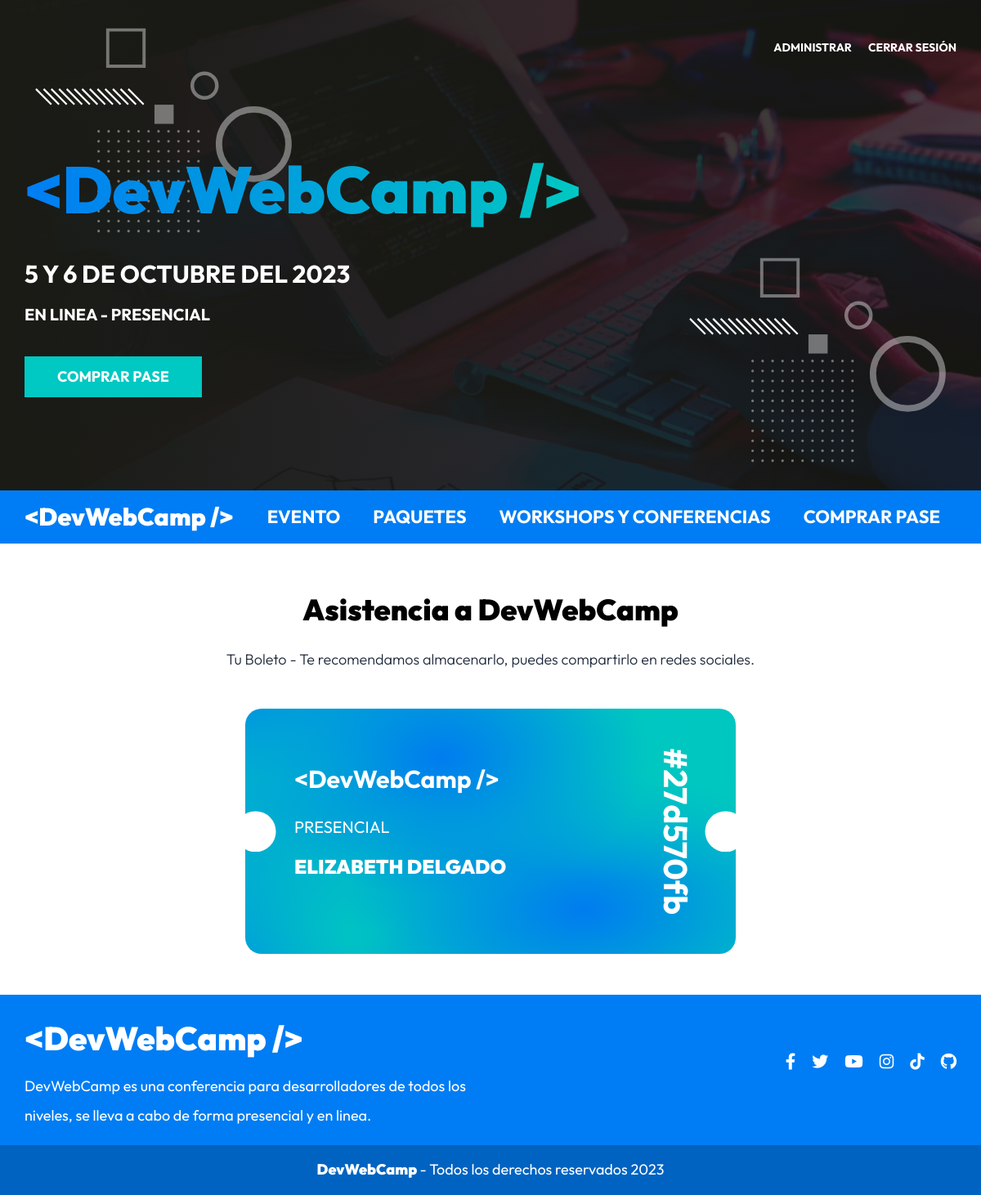
/boleto?token=27d570fb (signed in), run on the app's committed database.
### tables this page shows
CREATE TABLE `paquetes` (
  `id` int(11) NOT NULL AUTO_INCREMENT,
  `nombre` varchar(30) DEFAULT NULL,
  PRIMARY KEY (`id`)
);

CREATE TABLE `usuarios` (
  `id` int(11) NOT NULL AUTO_INCREMENT,
  `nombre` varchar(40) DEFAULT NULL,
  `apellido` varchar(40) DEFAULT NULL,
  `email` varchar(40) DEFAULT NULL,
  `password` varchar(60) DEFAULT NULL,
  `confirmado` tinyint(1) DEFAULT NULL,
  `token` varchar(13) DEFAULT NULL,
  `admin` tinyint(1) DEFAULT NULL,
  PRIMARY KEY (`id`)
);

CREATE TABLE `registros` (
  `id` int(11) NOT NULL AUTO_INCREMENT,
  `paquete_id` int(11) DEFAULT NULL,
  `pago_id` varchar(30) DEFAULT NULL,
  `token` varchar(8) DEFAULT NULL,
  `usuario_id` int(11) DEFAULT NULL,
  PRIMARY KEY (`id`),
  KEY `usuarioId` (`usuario_id`),
  KEY `paquete_id` (`paquete_id`),
  CONSTRAINT `registros_ibfk_1` FOREIGN KEY (`usuario_id`) REFERENCES `usuarios` (`id`),
  CONSTRAINT `registros_ibfk_2` FOREIGN KEY (`paquete_id`) REFERENCES `paquetes` (`id`)
);

### controllers/RegistroController.php (called while the page is built, shortened)
<?php
class RegistroController
{
    public static function boleto(Router $router)
    {
        $token = self::validarTokenBoleto();
        $registro = self::validarExistenciaRegistro($token);
        $registro->usuario = Usuario::find($registro->usuario_id);
        $registro->paquete = Paquete::find($registro->paquete_id);
        $router->render('registro/boleto', [
            'titulo' => 'Asistencia a DevWebCamp',
            'registro' => $registro
        ]);
    }
    private static function validarTokenBoleto()
    {
        $token = $_GET['token'];
        return $token;
    }
    private static function validarExistenciaRegistro($token)
    {
        $registro = Registro::where('token', $token);
        return $registro;
    }
}

### public/index.php (called while the page is built, shortened)
<?php
$router = new Router();
$router->get('/login', [AuthController::class, 'login']);
$router->post('/login', [AuthController::class, 'login']);
$router->post('/logout', [AuthController::class, 'logout']);
$router->get('/registro', [AuthController::class, 'registro']);
$router->post('/registro', [AuthController::class, 'registro']);
$router->get('/olvide', [AuthController::class, 'olvide']);
$router->post('/olvide', [AuthController::class, 'olvide']);
$router->get('/reestablecer', [AuthController::class, 'reestablecer']);
$router->post('/reestablecer', [AuthController::class, 'reestablecer']);
$router->get('/mensaje', [AuthController::class, 'mensaje']);
$router->get('/confirmar-cuenta', [AuthController::class, 'confirmar']);
$router->get('/admin/dashboard', [DashboardController::class, 'index']);
$router->get('/admin/ponentes', [PonentesController::class, 'index']);
$router->get('/admin/ponentes/crear', [PonentesController::class, 'crear']);
$router->post('/admin/ponentes/crear', [PonentesController::class, 'crear']);
$router->get('/admin/ponentes/editar', [PonentesController::class, 'editar']);
$router->post('/admin/ponentes/editar', [PonentesController::class, 'editar']);
$router->post('/admin/ponentes/eliminar', [PonentesController::class, 'eliminar']);
$router->get('/admin/eventos', [EventosController::class, 'index']);
$router->get('/admin/eventos/crear', [EventosController::class, 'crear']);
$router->post('/admin/eventos/crear', [EventosController::class, 'crear']);
$router->get('/admin/eventos/editar', [EventosController::class, 'editar']);
$router->post('/admin/eventos/editar', [EventosController::class, 'editar']);
$router->post('/admin/eventos/eliminar', [EventosController::class, 'eliminar']);
$router->get('/api/eventos-horario', [APIEventos::class, 'index']);
$router->get('/api/ponentes', [APIPonentes::class, 'index']);
$router->get('/api/ponente', [APIPonentes::class, 'ponente']);
$router->get('/api/regalos', [APIRegalos::class, 'index']);
$router->get('/admin/registrados', [RegistradosController::class, 'index']);
$router->get('/admin/regalos', [RegalosController::class, 'index']);
$router->get('/', [PaginasController::class, 'index']);
$router->get('/devwebcamp', [PaginasController::class, 'evento']);
$router->get('/paquetes', [PaginasController::class, 'paquetes']);
$router->get('/workshops-conferencias', [PaginasController::class, 'conferencias']);
$router->get('/404', [PaginasController::class, 'error']);
$router->get('/finalizar-registro', [RegistroController::class, 'crear']);
$router->post('/finalizar-registro/gratis', [RegistroController::class, 'gratis']);
$router->post('/finalizar-registro/pagar', [RegistroController::class, 'pagar']);
$router->get('/finalizar-registro/conferencias', [RegistroController::class, 'conferencias']);
$router->post('/finalizar-registro/conferencias', [RegistroController::class, 'conferencias']);
$router->get('/boleto', [RegistroController::class, 'boleto']);
$router->comprobarRutas();

### models/ActiveRecord.php (called while the page is built, shortened)
<?php
class ActiveRecord
{
    protected static $db;
    protected static $tabla = '';
    public static function setDB($database)
    {
        self::$db = $database;
    }
    public static function consultarSQL($query)
    {
        $resultado = self::$db->query($query);
        $array = [];
        while ($registro = $resultado->fetch_assoc()) {
            $array[] = static::crearObjeto($registro);
        }
        return $array;
    }
    protected static function crearObjeto($registro)
    {
        $objeto = new static;
        foreach ($registro as $key => $value) {
            if (property_exists($objeto, $key)) {
                $objeto->$key = $value;
            }
        }
        return $objeto;
    }
    public static function find($id)
    {
        $query = "SELECT * FROM " . static::$tabla  . " WHERE id = $id";
        $resultado = self::consultarSQL($query);
        return array_shift($resultado);
    }
    public static function where($columna, $valor)
    {
        $query = "SELECT * FROM " . static::$tabla . " WHERE $columna = '$valor'";
        $resultado = self::consultarSQL($query);
        return array_shift($resultado);
    }
}

### views/registro/boleto.php (the view)
<main class="pagina">
    <h2 class="pagina__heading"><?php echo $titulo ?></h2>
    <p class="pagina__descripcion">Tu Boleto - Te recomendamos almacenarlo, puedes compartirlo en redes sociales.</p>
    <div class="boleto-virtual">
        <div class="boleto boleto--<?php echo strtolower($registro->paquete->nombre); ?> boleto--acceso">
            <div class="boleto__contenido">
                <h4 class="boleto__logo">&#60;DevWebCamp /></h4>
                <p class="boleto__plan"><?php echo $registro->paquete->nombre; ?></p>
                <p class="boleto__nombre"><?php echo $registro->usuario->nombre . " " . $registro->usuario->apellido; ?></p>
            </div>
            <p class="boleto__codigo"><?php echo '#' . $registro->token; ?></p>
        </div>
    </div>
</main>

### public/build/css/app.css (style rules this page uses)
html { line-height: 1.15; -webkit-text-size-adjust: 100%; }
body { margin: 0; }
main { display: block; }
html { font-size: 62.5%; box-sizing: border-box; height: 100%; }
*, *:before, *:after { box-sizing: inherit; }
body { font-family: "Outfit", sans-serif; font-size: 1.8rem; }
h1, h2, h3 { font-family: "Outfit", sans-serif; font-weight: 900; margin: 2rem 0; }
h2 { font-size: 3.6rem; }
[class$=__heading] { font-family: "Outfit", sans-serif; font-weight: 900; margin: 2rem 0; margin: 6rem 0 3rem 0; text-align: center; }
[class$=__descripcion] { text-align: center; font-size: 1.8rem; font-weight: 300; color: #1E293B; margin-bottom: 5rem; }
.boleto { width: min(100% - 5rem, 65rem); margin: 0 auto; padding: 6rem; border-radius: 2rem; color: #FFFFFF; position: relative; }
.boleto::before, .boleto::after { position: absolute; content: ""; background-color: #FFFFFF; width: 5rem; height: 5rem; top: calc(50% - 2.5rem); }
.boleto::before { clip-path: circle(50% at 25% 50%); left: 0; }
.boleto::after { clip-path: circle(50% at 75% 50%); right: 0; }
.boleto--presencial { background-color: hsl(178, 100%, 39%); background-image: radial-gradient(at 40% 20%, hsl(209, 100%, 47%) 0px, transparent 50%), radial-gradient(at 80% 0%, hsl(178, 100%, 39%) 0px, transparent 50%), radial-gradient(at 69% 82%, hsl(209, 100%, 47%) 0px, transparent 50%), radial-gradient(at 26% 91%, hsl(178, 100%, 39%) 0px, transparent 50%), radial-gradient(at 0% 100%, hsl(209, 100%, 47%) 0px, transparent 50%), radial-gradient(at 27% 22%, hsl(178, 100%, 39%) 0px, transparent 50%), radial-gradient(at 0% 0%, hsl(209, 100%, 47%) 0px, transparent 50%); }
.boleto__logo { color: #FFFFFF; text-align: center; margin-bottom: 2rem; font-size: clamp(2rem, -0.8rem + 10vw, 4rem); }
@media (min-width: 1024px) { .boleto__logo { text-align: left; margin: 0; } }
.boleto__plan { font-size: 2rem; text-transform: uppercase; margin: 3rem 0 0 0; }
.boleto--acceso { width: 30rem; height: 50rem; padding: 10rem 3rem; }
@media (min-width: 768px) { .boleto--acceso { width: 60rem; height: 30rem; padding: 6rem; display: flex; flex-direction: column; justify-content: center; } }
.boleto--acceso .boleto__logo { font-size: clamp(2rem, -0.8rem + 10vw, 3rem); margin: 0; text-align: left; }
.boleto--acceso .boleto__nombre { font-size: 2.4rem; text-transform: uppercase; font-weight: 900; }
.boleto--acceso .boleto__codigo { font-size: 4rem; font-weight: 700; text-align: center; position: absolute; bottom: 7rem; margin: 0; left: 0; width: 100%; }
@media (min-width: 768px) { .boleto--acceso .boleto__codigo { rotate: 90deg; transform-origin: 0 0; top: 0; left: calc(100% - 5rem); width: 30rem; } }
.boleto::before { clip-path: circle(50% at 50% 25%); left: calc(50% - 2.5rem); top: 0; }
@media (min-width: 768px) { .boleto::before { clip-path: circle(50% at 25% 50%); left: 0; top: calc(50% - 2.5rem); } }
.boleto::after { clip-path: circle(50% at 50% 75%); left: calc(50% - 2.5rem); top: calc(100% - 5rem); }
@media (min-width: 768px) { .boleto::after { clip-path: circle(50% at 75% 50%); left: calc(100% - 5rem); top: calc(50% - 2.5rem); } }

### data on the page
paquetes: nombre "PRESENCIAL"
usuarios: nombre "ELIZABETH", apellido "DELGADO"
registros: token "27d570fb"

### other printed values
$titulo "Asistencia a DevWebCamp"
